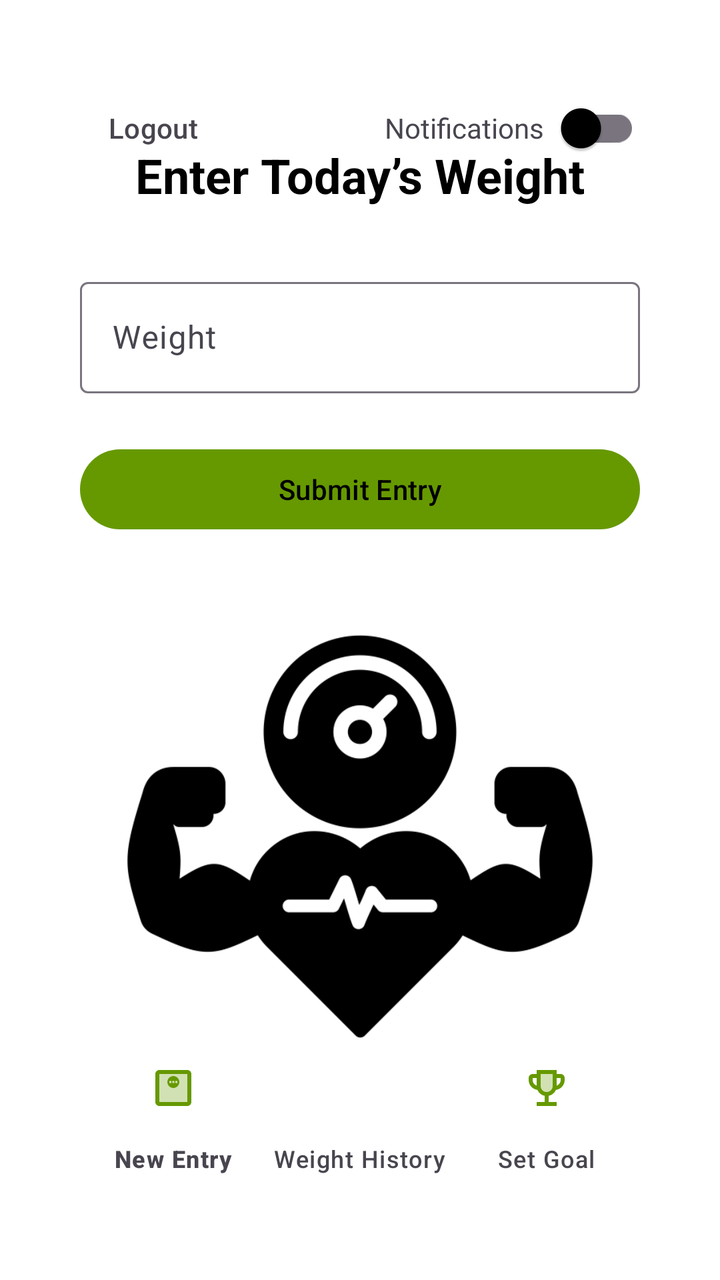
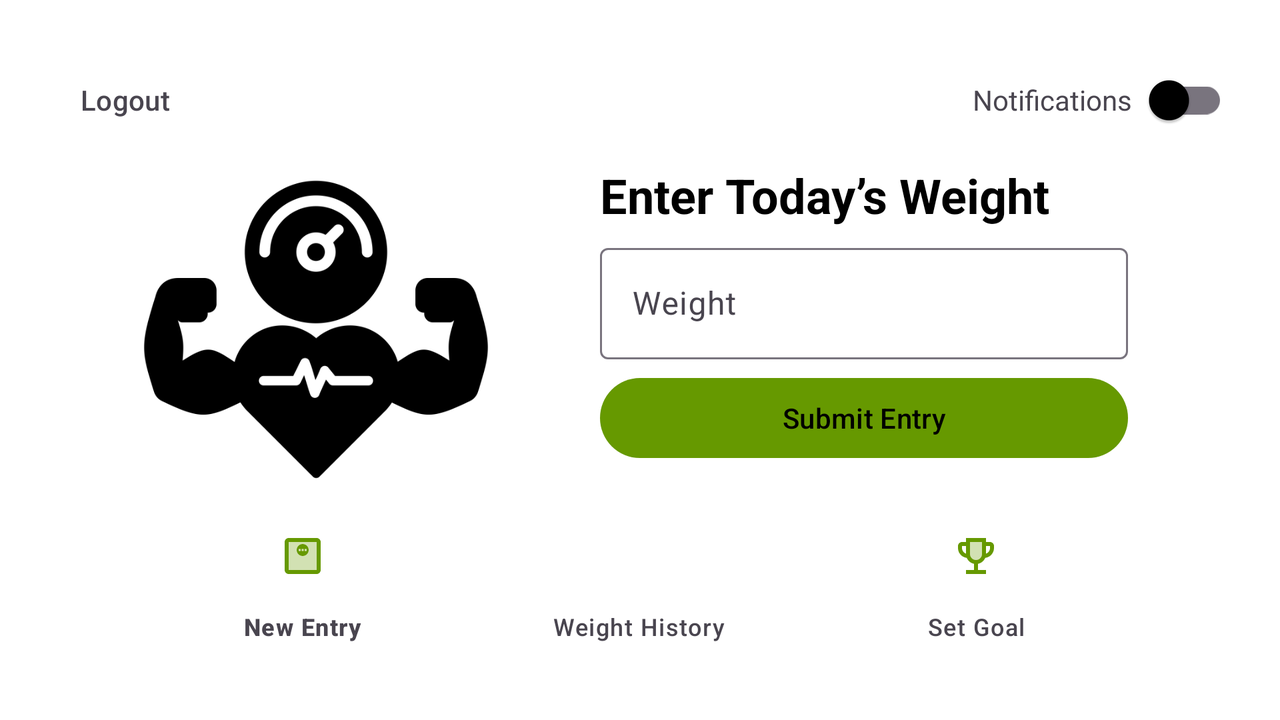

First picture: res/layout/ on a phone held upright. Second picture: the repository's own variant of that layout, on a device whose configuration matches the variant's folder. Source for both follows.
<!-- AndroidManifest.xml: application theme Theme.WeightTracker -->
<!-- res/layout/activity_daily_weight.xml -->
<?xml version="1.0" encoding="utf-8"?>
<androidx.constraintlayout.widget.ConstraintLayout
    xmlns:android="http://schemas.android.com/apk/res/android"
    xmlns:app="http://schemas.android.com/apk/res-auto"
    xmlns:tools="http://schemas.android.com/tools"
    android:layout_width="match_parent"
    android:layout_height="match_parent"
    android:padding="40dp"
    android:background="?attr/colorSurface">

    <TextView
        android:id="@+id/entryTitle"
        android:text="@string/daily_weight"
        android:textColor="?attr/colorOnSurface"
        android:textSize="24sp"
        android:textStyle="bold"
        android:layout_width="wrap_content"
        android:layout_height="wrap_content"
        app:layout_constraintTop_toTopOf="parent"
        app:layout_constraintBottom_toTopOf="@id/weightInputLayout"
        app:layout_constraintStart_toStartOf="parent"
        app:layout_constraintEnd_toEndOf="parent"
        app:layout_constraintVertical_chainStyle="packed" />

    <com.google.android.material.textfield.TextInputLayout
        android:id="@+id/weightInputLayout"
        android:layout_width="0dp"
        android:layout_height="wrap_content"
        android:layout_marginTop="32dp"
        app:layout_constraintWidth_max="400dp"
        app:layout_constraintTop_toBottomOf="@id/entryTitle"
        app:layout_constraintBottom_toTopOf="@id/submitWeightButton"
        app:layout_constraintStart_toStartOf="parent"
        app:layout_constraintEnd_toEndOf="parent"
        style="@style/Widget.Material3.TextInputLayout.OutlinedBox" >

        <com.google.android.material.textfield.TextInputEditText
            android:id="@+id/weightField"
            android:layout_width="match_parent"
            android:layout_height="wrap_content"
            android:hint="@string/weight"
            android:inputType="numberDecimal"
            tools:ignore="VisualLintTextFieldSize,TextContrastCheck" />
    </com.google.android.material.textfield.TextInputLayout>

    <com.google.android.material.button.MaterialButton
        android:id="@+id/submitWeightButton"
        android:layout_width="0dp"
        android:layout_height="wrap_content"
        android:layout_marginTop="24dp"
        android:text="@string/submit_entry"
        app:layout_constraintBottom_toTopOf="@id/brandLogo"
        app:layout_constraintEnd_toEndOf="@+id/weightInputLayout"
        app:layout_constraintStart_toStartOf="@+id/weightInputLayout"
        app:layout_constraintTop_toBottomOf="@id/weightInputLayout"
        tools:ignore="VisualLintButtonSize" />

    <ImageView
        android:id="@+id/brandLogo"
        android:contentDescription="@string/weight_tracker_logo"
        android:scaleType="fitCenter"
        android:src="@drawable/weight_tracker_logo"
        android:layout_width="0dp"
        android:layout_height="wrap_content"
        app:layout_constrainedHeight="true"
        app:layout_constraintHeight_max="300dp"
        app:layout_constraintBottom_toBottomOf="parent"
        app:layout_constraintEnd_toEndOf="@+id/submitWeightButton"
        app:layout_constraintStart_toStartOf="@+id/submitWeightButton"
        app:layout_constraintTop_toBottomOf="@+id/submitWeightButton"
        app:tint="?attr/colorOnSurface" />

    <com.google.android.material.button.MaterialButton
        android:id="@+id/logoutButton"
        android:layout_width="wrap_content"
        android:layout_height="wrap_content"
        android:text="@string/logout"
        android:textColor="?attr/colorOnSurfaceVariant"
        app:icon="@drawable/ic_logout"
        app:iconPadding="1dp"
        app:layout_constraintStart_toStartOf="parent"
        app:layout_constraintTop_toTopOf="parent"
        style="?attr/materialIconButtonStyle" />

    <LinearLayout
        android:id="@+id/smsNotifications"
        android:layout_width="wrap_content"
        android:layout_height="wrap_content"
        android:gravity="end"
        android:orientation="horizontal"
        app:layout_constraintEnd_toEndOf="parent"
        app:layout_constraintTop_toTopOf="parent">

        <TextView
            android:id="@+id/smsText"
            android:layout_width="wrap_content"
            android:layout_height="wrap_content"
            android:text="@string/sms_notifications"
            android:textColor="?attr/colorOnSurfaceVariant" />

        <com.google.android.material.switchmaterial.SwitchMaterial
            android:id="@+id/smsToggle"
            android:layout_width="wrap_content"
            android:layout_height="wrap_content" />
    </LinearLayout>

    <com.google.android.material.bottomnavigation.BottomNavigationView
        android:id="@+id/bottomNav"
        android:layout_width="0dp"
        android:layout_height="wrap_content"
        android:background="@color/bottom_nav_background"
        app:itemIconTint="?attr/colorPrimary"
        app:itemTextColor="?attr/colorOnSurfaceVariant"
        app:labelVisibilityMode="labeled"
        app:layout_constraintBottom_toBottomOf="parent"
        app:layout_constraintEnd_toEndOf="parent"
        app:layout_constraintHorizontal_bias="0.0"
        app:layout_constraintStart_toStartOf="parent"
        app:menu="@menu/bottom_nav_menu" />

</androidx.constraintlayout.widget.ConstraintLayout>
<!-- resources referenced by this layout -->
<resources>
  <color name="bottom_nav_background">#00000000</color>
  <!-- drawable weight_tracker_logo: png bitmap (drawable, 19666 bytes) -->
  <string name="daily_weight">Enter Today’s Weight</string>
  <string name="logout">Logout</string>
  <string name="sms_notifications">Notifications</string>
  <string name="submit_entry">Submit Entry</string>
  <string name="weight">Weight</string>
  <string name="weight_tracker_logo">Brand Logo</string>
  <style name="Theme.WeightTracker" parent="Theme.Material3.Light.NoActionBar">
          <item name="colorPrimary">@color/md_theme_light_primary</item>
          <item name="colorOnPrimary">@color/md_theme_light_onPrimary</item>
          <item name="colorSurface">@color/md_theme_light_surface</item>
          <item name="colorOnSurface">@color/md_theme_light_onSurface</item>
          <item name="colorSecondary">@color/md_theme_light_secondary</item>
          <item name="colorOnSecondary">@color/md_theme_light_onSecondary</item>
      </style>
  <color name="md_theme_light_primary">@android:color/holo_green_dark</color>
  <color name="md_theme_light_onPrimary">@color/black</color>
  <color name="md_theme_light_surface">@color/white</color>
  <color name="md_theme_light_onSurface">@color/black</color>
  <color name="md_theme_light_secondary">@color/gray</color>
  <color name="md_theme_light_onSecondary">@color/black</color>
  <color name="black">#FF000000</color>
  <color name="white">#FFFFFFFF</color>
  <color name="gray">#696969</color>
</resources>
<!-- res/layout-land/activity_daily_weight.xml (the repository's variant of the layout above) -->
<!-- drawn on the phone turned sideways -->
<?xml version="1.0" encoding="utf-8"?>
<androidx.constraintlayout.widget.ConstraintLayout
    xmlns:android="http://schemas.android.com/apk/res/android"
    xmlns:app="http://schemas.android.com/apk/res-auto"
    xmlns:tools="http://schemas.android.com/tools"
    android:layout_width="match_parent"
    android:layout_height="match_parent"
    android:padding="26dp"
    android:background="?attr/colorSurface">

    <ImageView
        android:id="@+id/brandLogo"
        android:src="@drawable/weight_tracker_logo"
        android:contentDescription="@string/weight_tracker_logo"
        android:scaleType="fitCenter"
        android:layout_marginTop="50dp"
        android:layout_width="0dp"
        android:layout_height="wrap_content"
        app:layout_constrainedHeight="true"
        app:layout_constraintHeight_max="300dp"
        app:layout_constraintStart_toStartOf="parent"
        app:layout_constraintEnd_toStartOf="@+id/weightInputLayout"
        app:layout_constraintTop_toTopOf="parent"
        app:layout_constraintBottom_toTopOf="@id/bottomNav"
        app:tint="?attr/colorOnSurface" />

    <TextView
        android:id="@+id/entryTitle"
        android:layout_width="wrap_content"
        android:layout_height="wrap_content"
        android:text="@string/daily_weight"
        android:textColor="?attr/colorOnSurface"
        android:textSize="24sp"
        android:textStyle="bold"
        app:layout_constraintStart_toStartOf="@+id/weightInputLayout"
        app:layout_constraintTop_toTopOf="@+id/brandLogo"
        app:layout_constraintBottom_toTopOf="@+id/weightInputLayout" />

    <com.google.android.material.textfield.TextInputLayout
        android:id="@+id/weightInputLayout"
        style="@style/Widget.Material3.TextInputLayout.OutlinedBox"
        android:layout_width="0dp"
        android:layout_height="wrap_content"
        android:layout_marginStart="10dp"
        android:layout_marginEnd="50dp"
        app:layout_constraintWidth_max="400dp"
        app:layout_constraintTop_toBottomOf="@id/entryTitle"
        app:layout_constraintBottom_toTopOf="@+id/submitWeightButton"
        app:layout_constraintEnd_toEndOf="parent"
        app:layout_constraintStart_toEndOf="@id/brandLogo" >

        <com.google.android.material.textfield.TextInputEditText
            android:id="@+id/weightField"
            android:layout_width="match_parent"
            android:layout_height="wrap_content"
            android:hint="@string/weight"
            android:inputType="numberDecimal"
            tools:ignore="VisualLintTextFieldSize,TextContrastCheck" />
    </com.google.android.material.textfield.TextInputLayout>

    <com.google.android.material.button.MaterialButton
        android:id="@+id/submitWeightButton"
        android:layout_width="0dp"
        android:layout_height="wrap_content"
        android:layout_marginBottom="16dp"
        android:text="@string/submit_entry"
        app:layout_constraintTop_toBottomOf="@id/weightInputLayout"
        app:layout_constraintBottom_toBottomOf="@+id/brandLogo"
        app:layout_constraintEnd_toEndOf="@id/weightInputLayout"
        app:layout_constraintStart_toStartOf="@id/weightInputLayout"
        tools:ignore="VisualLintButtonSize" />

    <com.google.android.material.button.MaterialButton
        android:id="@+id/logoutButton"
        android:layout_width="wrap_content"
        android:layout_height="wrap_content"
        android:text="@string/logout"
        app:icon="@drawable/ic_logout"
        app:iconPadding="1dp"
        android:textColor="?attr/colorOnSurfaceVariant"
        style="?attr/materialIconButtonStyle"
        app:layout_constraintStart_toStartOf="parent"
        app:layout_constraintTop_toTopOf="parent" />

    <LinearLayout
        android:id="@+id/smsNotifications"
        android:layout_width="wrap_content"
        android:layout_height="wrap_content"
        android:gravity="end"
        android:orientation="horizontal"
        app:layout_constraintTop_toTopOf="parent"
        app:layout_constraintEnd_toEndOf="parent">

        <TextView
            android:id="@+id/smsText"
            android:layout_width="wrap_content"
            android:layout_height="wrap_content"
            android:text="@string/sms_notifications"
            android:textColor="?attr/colorOnSurfaceVariant" />

        <com.google.android.material.switchmaterial.SwitchMaterial
            android:id="@+id/smsToggle"
            android:layout_width="wrap_content"
            android:layout_height="wrap_content" />
    </LinearLayout>

    <com.google.android.material.bottomnavigation.BottomNavigationView
        android:id="@+id/bottomNav"
        android:layout_width="0dp"
        android:layout_height="wrap_content"
        android:background="@color/bottom_nav_background"
        app:itemIconTint="?attr/colorPrimary"
        app:itemTextColor="?attr/colorOnSurfaceVariant"
        app:labelVisibilityMode="labeled"
        app:menu="@menu/bottom_nav_menu"
        app:layout_constraintStart_toStartOf="parent"
        app:layout_constraintEnd_toEndOf="parent"
        app:layout_constraintBottom_toBottomOf="parent"
        tools:ignore="VisualLintBottomNav" />

</androidx.constraintlayout.widget.ConstraintLayout>
